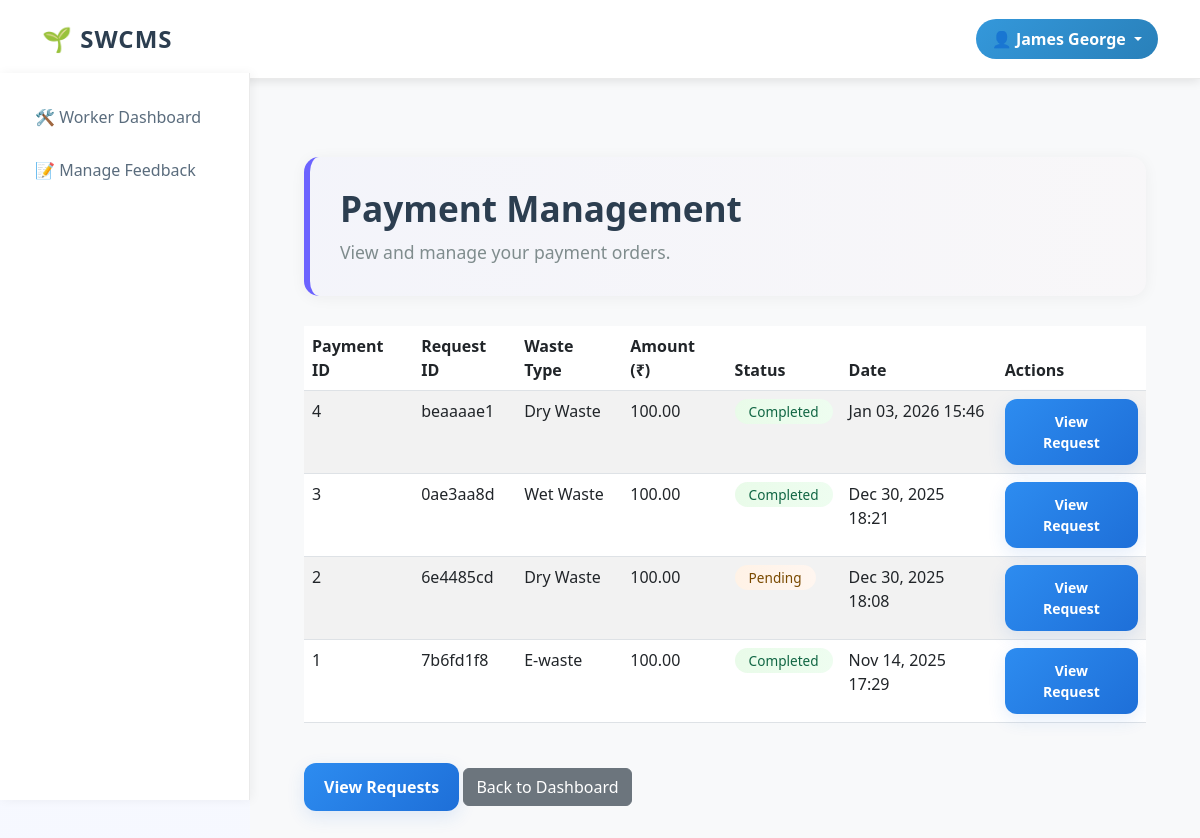
Screenshot of /payment-management/ (signed in) with the database file from the repository.
### user_dashboard/models.py (models this page shows, shortened)
class Payment(models.Model):
    PAYMENT_STATUS_CHOICES = [
        ('pending', 'Pending'),
        ('completed', 'Completed'),
        ('failed', 'Failed'),
    ]
    user = models.ForeignKey(User, on_delete=models.CASCADE)
    pickup_request = models.OneToOneField(PickupRequest, on_delete=models.CASCADE)
    amount = models.DecimalField(max_digits=10, decimal_places=2)
    razorpay_order_id = models.CharField(max_length=100, blank=True, null=True)
    razorpay_payment_id = models.CharField(max_length=100, blank=True, null=True)
    status = models.CharField(max_length=20, choices=PAYMENT_STATUS_CHOICES, default='pending')
    created_at = models.DateTimeField(auto_now_add=True)

class PickupRequest(models.Model):
    WASTE_TYPE_CHOICES = [
        ('wet', 'Wet Waste'),
        ('dry', 'Dry Waste'),
        ('plastic', 'Plastic Waste'),
        ('e-waste', 'E-waste'),
        ('recyclable', 'Recyclable Waste'),
    ]
    STATUS_CHOICES = [
        ('pending', 'Pending'),
        ('picked', 'Picked'),
        ('completed', 'Completed'),
        ('cancelled', 'Cancelled'),
    ]
    request_id = models.UUIDField(default=uuid.uuid4, editable=False, unique=True)
    user = models.ForeignKey(User, on_delete=models.CASCADE)
    waste_type = models.CharField(max_length=50, choices=WASTE_TYPE_CHOICES)
    description = models.TextField(blank=True, null=True)
    image = models.ImageField(upload_to='pickup_images/', blank=True, null=True)
    schedule_date_time = models.DateTimeField()
    status = models.CharField(max_length=20, choices=STATUS_CHOICES, default='pending')
    waste_weight = models.DecimalField(max_digits=10, decimal_places=2, null=True, blank=True, help_text="Weight in kg")
    created_at = models.DateTimeField(auto_now_add=True)
    updated_at = models.DateTimeField(auto_now=True)

### user_dashboard/views.py (the view)
# urls.py: path('payment-management/', views.payment_management_view, name='payment_management'),
@login_required
def payment_management_view(request):
    payments = Payment.objects.filter(user=request.user).order_by('-created_at')
    return render(request, 'user_dashboard/payment_management.html', {'payments': payments})

### user_dashboard/templates/user_dashboard/payment_management.html (shortened to what this page needs)
{% extends 'user_dashboard/base.html' %}
{% block content %}
<div class="container mt-4">
    <div class="dashboard-header">
        <h1>Payment Management</h1>
        <p class="lead">View and manage your payment orders.</p>
    </div>
    {% if payments %}
        <div class="table-responsive">
            <table class="table table-striped">
                <thead>
                    <tr>
                        <th>Payment ID</th>
                        <th>Request ID</th>
                        <th>Waste Type</th>
                        <th>Amount (₹)</th>
                        <th>Status</th>
                        <th>Date</th>
                        <th>Actions</th>
                    </tr>
                </thead>
                <tbody>
                    {% for payment in payments %}
                        <tr>
                            <td>{{ payment.id }}</td>
                            <td>{{ payment.pickup_request.request_id.hex|slice:":8" }}</td>
                            <td>{{ payment.pickup_request.get_waste_type_display }}</td>
                            <td>{{ payment.amount }}</td>
                            <td>
                                {% if payment.pickup_request.status == 'cancelled' %}
                                    <span class="badge bg-info">Refunded</span>
                                {% else %}
                                    <span class="badge {% if payment.status == 'completed' %}bg-success{% elif payment.status == 'pending' %}bg-warning{% else %}bg-danger{% endif %}">
                                        {{ payment.get_status_display }}
                                    </span>
                                {% endif %}
                            </td>
                            <td>{{ payment.created_at|date:"M d, Y H:i" }}</td>
                            <td>
                                <a href="{% url 'pickup_detail' payment.pickup_request.pk %}" class="btn btn-sm btn-primary">View Request</a>
                            </td>
                        </tr>
                    {% endfor %}
                </tbody>
            </table>
        </div>
    {% else %}
        <div class="alert alert-info">No payments found. Start by requesting a waste pickup.</div>
    {% endif %}
    <div class="mt-4">
        <a href="{% url 'request_management' %}" class="btn btn-primary">View Requests</a>
        <a href="{% url 'index' %}" class="btn btn-secondary">Back to Dashboard</a>
    </div>
</div>
{% endblock %}

### user_dashboard/templates/user_dashboard/base.html (shortened to what this page needs)
{% load static %}
<!DOCTYPE html>
<html lang="en">
<head>
    <link href="https://cdn.jsdelivr.net/npm/bootstrap@5.3.0/dist/css/bootstrap.min.css" rel="stylesheet">
    <link rel="stylesheet" href="{% static 'css/style.css' %}">
</head>
<body>
    <nav class="navbar navbar-expand-lg">
        <div class="container-lg">
            <a class="navbar-brand" href="{% url 'index' %}">🌱 SWCMS</a>
            <div class="collapse navbar-collapse" id="navbarNav">
                <ul class="navbar-nav ms-auto">
                    {% if user.is_authenticated %}
                        <li class="nav-item dropdown">
                            <a class="nav-link dropdown-toggle user-profile-dropdown" href="#" id="userDropdown" role="button" data-bs-toggle="dropdown" aria-expanded="false">
                                👤 {% if user.get_full_name %}{{ user.get_full_name }}{% else %}{{ user.username }}{% endif %}
                            </a>
                        </li>
                    {% endif %}
                </ul>
            </div>
        </div>
    </nav>
    <div class="d-flex">
        {% if user.is_authenticated %}
        <nav class="sidebar d-none d-md-block">
            <div class="sidebar-sticky">
                <ul class="nav flex-column">
                    {% if user.profile.role == 'worker' %}
                    <li class="nav-item">
                        <a class="nav-link" href="{% url 'worker_dashboard' %}">
                            🛠️ Worker Dashboard
                        </a>
                    </li>
                    <li class="nav-item">
                        <a class="nav-link" href="{% url 'feedback_management' %}">
                            📝 Manage Feedback
                        </a>
                    </li>
                    {% endif %}
                </ul>
            </div>
        </nav>
        {% endif %}
        <main role="main" class="flex-grow-1">
            <div class="container-lg py-4">
                {% block content %}{% endblock %}
            </div>
        </main>
    </div>
</body>
</html>

### user_dashboard/static/css/style.css (style rules this page uses)
body { background-color: #f8f9fa; font-family: 'Segoe UI', Tahoma, Geneva, Verdana, sans-serif; min-height: 100vh; }
.navbar { background: white; box-shadow: 0 2px 10px rgba(0, 0, 0, 0.1); padding: 1rem 0; border-bottom: 1px solid #eaeaea; }
.navbar-brand { color: #2c3e50 !important; font-weight: 700; font-size: 1.5rem; letter-spacing: 1px; }
.navbar-nav.ms-auto { display: flex; align-items: center; gap: 15px; }
.nav-link { color: #2c3e50 !important; font-weight: 500; transition: all 0.3s ease; padding: 8px 15px !important; border-radius: 20px; }
.user-profile-dropdown { background: linear-gradient(135deg, #3498db 0%, #2980b9 100%); color: white !important; border-radius: 20px; padding: 8px 16px !important; font-weight: 600; transition: all 0.3s ease; }
.sidebar { background: white; min-height: calc(100vh - 73px); box-shadow: 2px 0 10px rgba(0, 0, 0, 0.05); position: fixed; top: 73px; left: 0; width: 250px; padding: 20px 0; border-right: 1px solid #eaeaea; }
.sidebar-sticky { padding: 0 15px; }
.sidebar .nav-item { margin-bottom: 5px; }
.sidebar .nav-link { color: #5a6c7d !important; padding: 12px 20px !important; border-radius: 8px; transition: all 0.3s ease; display: flex; align-items: center; gap: 10px; font-weight: 500; }
main { padding: 30px; min-height: calc(100vh - 73px); margin-left: 250px; background-color: #f8f9fa; }
.dashboard-header { background: white; border-radius: 15px; padding: 30px; margin-bottom: 30px; box-shadow: 0 2px 15px rgba(0, 0, 0, 0.05); border-left: 4px solid #3498db; }
.dashboard-header h1 { color: #2c3e50; font-weight: 700; font-size: 2.2rem; margin-bottom: 10px; }
.dashboard-header .lead { color: #7f8c8d; font-size: 1.1rem; margin-bottom: 0; }
.badge { padding: 5px 12px; font-weight: 500; border-radius: 20px; }
.btn-primary { background: linear-gradient(135deg,#2d8cf0,#1e6fd8); border: none; padding: 0.65rem 1.15rem; border-radius: 10px; box-shadow: 0 6px 18px rgba(30,111,216,0.12); }
:root { --cute-accent-1: #ffd6e0; --cute-accent-2: #d6f0ff; --cute-accent-3: #e9fbe9; --cute-primary: #6c63ff; --cute-secondary: #ff8fb1; --card-bg: #ffffff; --soft-shadow: 0 10px 30px rgba(44,62,80,0.06); }
body { background: linear-gradient(180deg, #fbfcff 0%, #f6f8ff 100%); }
.dashboard-header { border-left: 6px solid var(--cute-primary); background: linear-gradient(90deg, rgba(108,99,255,0.03), rgba(255,143,177,0.02)); }
.badge { border-radius: 999px; padding: 6px 14px; font-size: 0.85rem; }
.badge.bg-warning { background: linear-gradient(90deg,#fff2e6,#fff6f0); color: #7a4a00; }
.badge.bg-success { background: linear-gradient(90deg,var(--cute-accent-3),#eefdf0); color: #116644; }
.btn-submit-auth, .btn-primary { border-radius: 12px; padding: 0.75rem 1.25rem; font-weight: 700; }

### rows the page displays
Payment: id "4", pickup_request.request_id.hex "beaaaae1", pickup_request.waste_type "Dry Waste", amount "100.00", status "Completed", created_at "Jan 03, 2026 15:46"
Payment: id "3", pickup_request.request_id.hex "0ae3aa8d", pickup_request.waste_type "Wet Waste", amount "100.00", status "Completed", created_at "Dec 30, 2025 18:21"
Payment: id "2", pickup_request.request_id.hex "6e4485cd", pickup_request.waste_type "Dry Waste", amount "100.00", status "Pending", created_at "Dec 30, 2025 18:08"
Payment: id "1", pickup_request.request_id.hex "7b6fd1f8", pickup_request.waste_type "E-waste", amount "100.00", status "Completed", created_at "Nov 14, 2025 17:29"

### other values shown
{{ user.get_full_name }} "James George"
